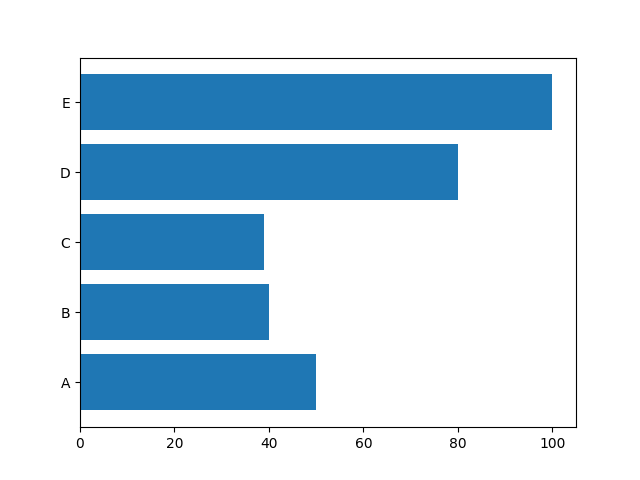

Recreate this plot in Python.
import matplotlib.pyplot as mp
import numpy as np
mp.barh(np.array(["A","B","C","D","E"]),np.array([50,40,39,80,100]))
mp.show()
